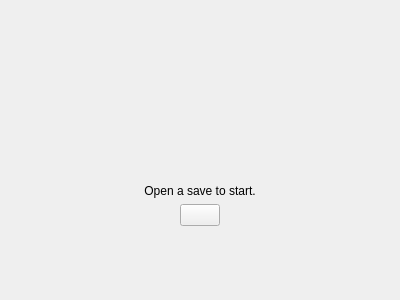
<?xml version="1.0" encoding="UTF-8"?>
<ui version="4.0">
 <class>LandingWidget</class>
 <widget class="QWidget" name="LandingWidget">
  <property name="geometry">
   <rect>
    <x>0</x>
    <y>0</y>
    <width>400</width>
    <height>300</height>
   </rect>
  </property>
  <property name="windowTitle">
   <string>Form</string>
  </property>
  <layout class="QGridLayout" name="gridLayout">
   <item row="2" column="1">
    <spacer name="verticalSpacer">
     <property name="orientation">
      <enum>Qt::Orientation::Vertical</enum>
     </property>
     <property name="sizeHint" stdset="0">
      <size>
       <width>20</width>
       <height>40</height>
      </size>
     </property>
    </spacer>
   </item>
   <item row="1" column="0">
    <spacer name="horizontalSpacer">
     <property name="orientation">
      <enum>Qt::Orientation::Horizontal</enum>
     </property>
     <property name="sizeHint" stdset="0">
      <size>
       <width>40</width>
       <height>20</height>
      </size>
     </property>
    </spacer>
   </item>
   <item row="1" column="1">
    <layout class="QVBoxLayout" name="verticalLayout">
     <item>
      <widget class="QLabel" name="applicationNameLabel">
       <property name="font">
        <font>
         <pointsize>16</pointsize>
         <bold>true</bold>
        </font>
       </property>
       <property name="text">
        <string/>
       </property>
       <property name="alignment">
        <set>Qt::AlignmentFlag::AlignCenter</set>
       </property>
       <property name="wordWrap">
        <bool>true</bool>
       </property>
      </widget>
     </item>
     <item>
      <spacer name="verticalSpacer_4">
       <property name="orientation">
        <enum>Qt::Orientation::Vertical</enum>
       </property>
       <property name="sizeType">
        <enum>QSizePolicy::Policy::Preferred</enum>
       </property>
       <property name="sizeHint" stdset="0">
        <size>
         <width>20</width>
         <height>18</height>
        </size>
       </property>
      </spacer>
     </item>
     <item>
      <widget class="QLabel" name="applicationIconLabel">
       <property name="sizePolicy">
        <sizepolicy hsizetype="Preferred" vsizetype="Preferred">
         <horstretch>0</horstretch>
         <verstretch>0</verstretch>
        </sizepolicy>
       </property>
       <property name="text">
        <string/>
       </property>
       <property name="alignment">
        <set>Qt::AlignmentFlag::AlignCenter</set>
       </property>
      </widget>
     </item>
     <item>
      <spacer name="verticalSpacer_3">
       <property name="orientation">
        <enum>Qt::Orientation::Vertical</enum>
       </property>
       <property name="sizeType">
        <enum>QSizePolicy::Policy::Preferred</enum>
       </property>
       <property name="sizeHint" stdset="0">
        <size>
         <width>20</width>
         <height>42</height>
        </size>
       </property>
      </spacer>
     </item>
     <item>
      <widget class="QLabel" name="instructionLabel">
       <property name="text">
        <string>Open a save to start.</string>
       </property>
       <property name="alignment">
        <set>Qt::AlignmentFlag::AlignCenter</set>
       </property>
      </widget>
     </item>
     <item alignment="Qt::AlignmentFlag::AlignHCenter">
      <widget class="QPushButton" name="openSaveButton">
       <property name="sizePolicy">
        <sizepolicy hsizetype="Maximum" vsizetype="Fixed">
         <horstretch>0</horstretch>
         <verstretch>0</verstretch>
        </sizepolicy>
       </property>
       <property name="text">
        <string/>
       </property>
      </widget>
     </item>
    </layout>
   </item>
   <item row="0" column="1">
    <spacer name="verticalSpacer_2">
     <property name="orientation">
      <enum>Qt::Orientation::Vertical</enum>
     </property>
     <property name="sizeHint" stdset="0">
      <size>
       <width>20</width>
       <height>40</height>
      </size>
     </property>
    </spacer>
   </item>
   <item row="1" column="2">
    <spacer name="horizontalSpacer_2">
     <property name="orientation">
      <enum>Qt::Orientation::Horizontal</enum>
     </property>
     <property name="sizeHint" stdset="0">
      <size>
       <width>40</width>
       <height>20</height>
      </size>
     </property>
    </spacer>
   </item>
  </layout>
 </widget>
 <resources/>
 <connections/>
</ui>
